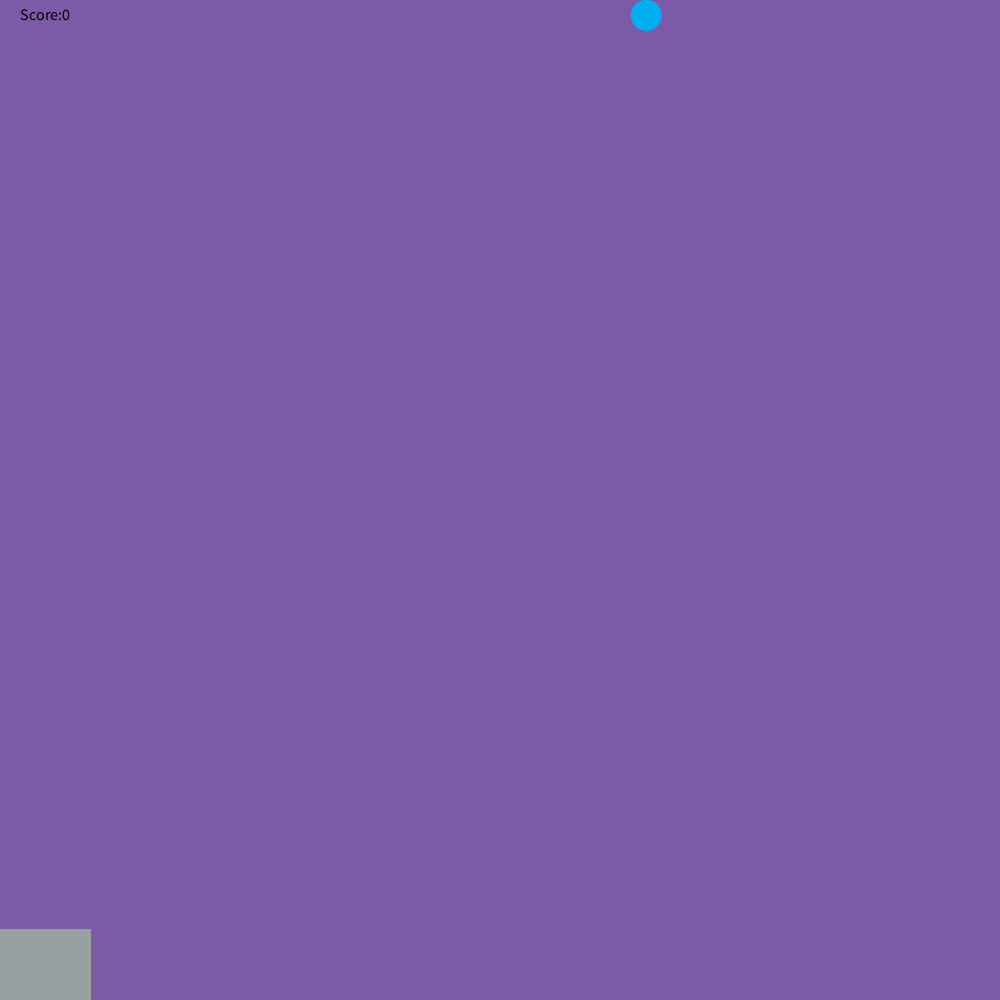
Frame 1 (no input)
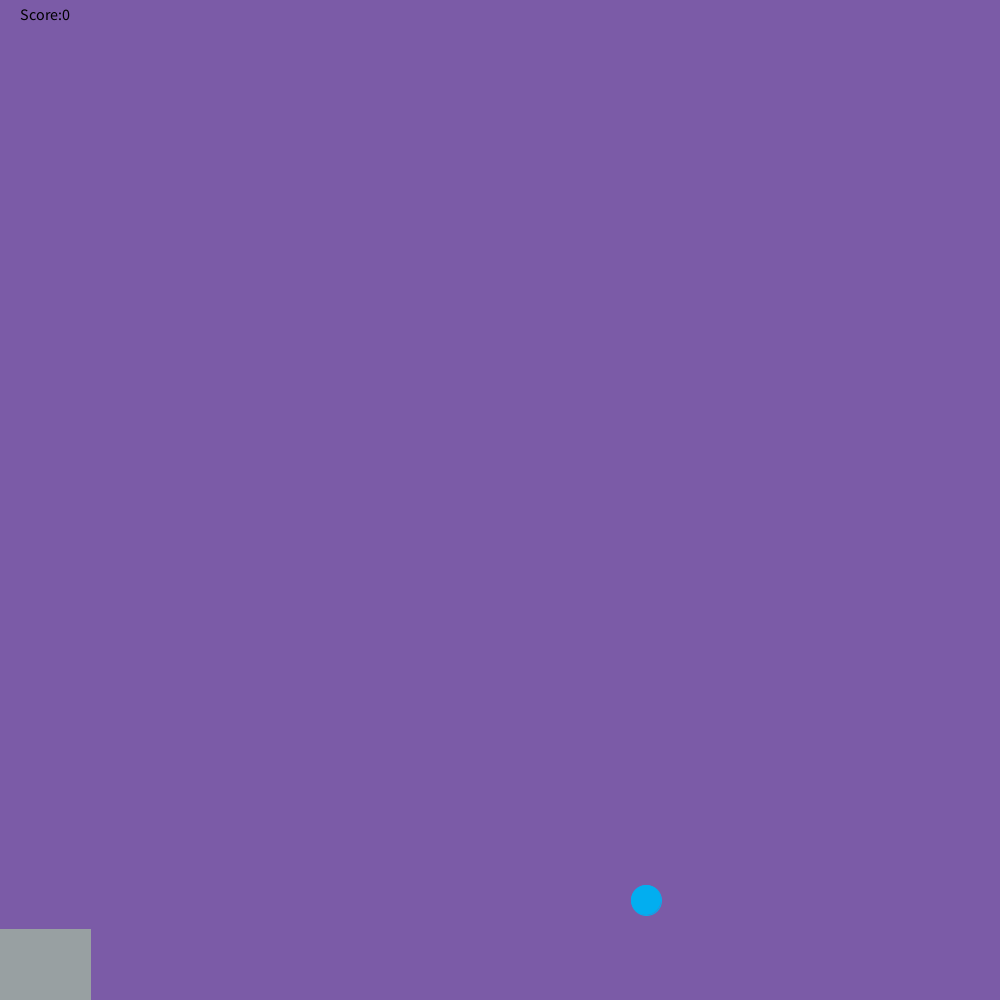
Frame 60 (the mouse pressed at the canvas centre just before this capture)
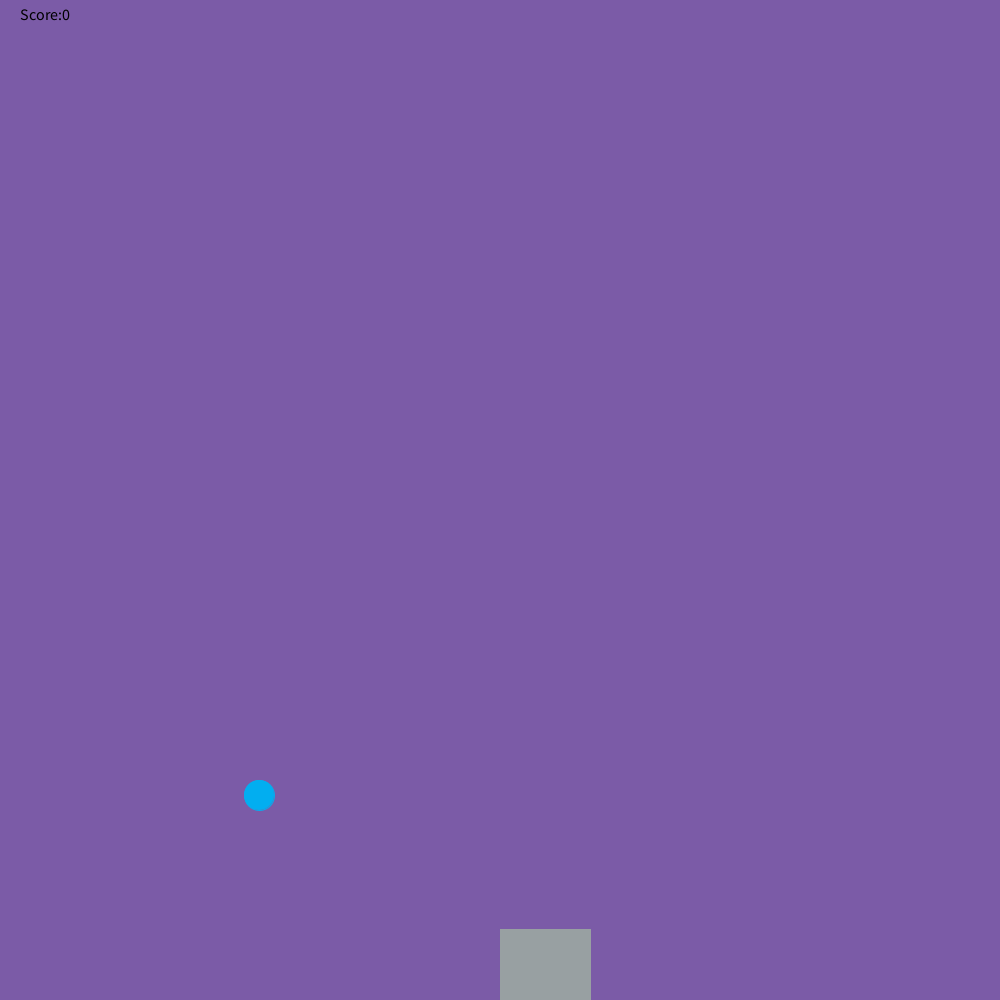
Frame 120 (the mouse held since frame 60 and released just before this capture)

The Processing sketch that drew these frames (run headless with seeded random() and noise(); from frame 60 on, the mouse is pressed at the canvas centre):

// Processing sketch: Rain_Game
// ── Rain_Game.pde
int y;
int randomNumber=(int) random(1000);
int score=0;
void setup(){
  size(1000,1000);
  
}

void draw(){
  
  background(#7B5BA7);
  fill(#02AEF0);
  stroke(#02AEF0);
  ellipse(randomNumber,y+=15,30,30);
  if(y>1000){
    y=0;
    
    randomNumber= (int) random(1000);
  }
  fill(#98A0A2);
  stroke(#98A0A2);
  rect(mouseX,929,90,70);
  
  fill(0,0,0);
  textSize(16);
  text("Score:" +score,20,20);
}
 void checkCatch(int x){
   x=randomNumber;
         if (x > mouseX && x < mouseX+100)
            score++;
         else if (score > 0) 
            score--;
        println("Your score is now: " + score);
    }
